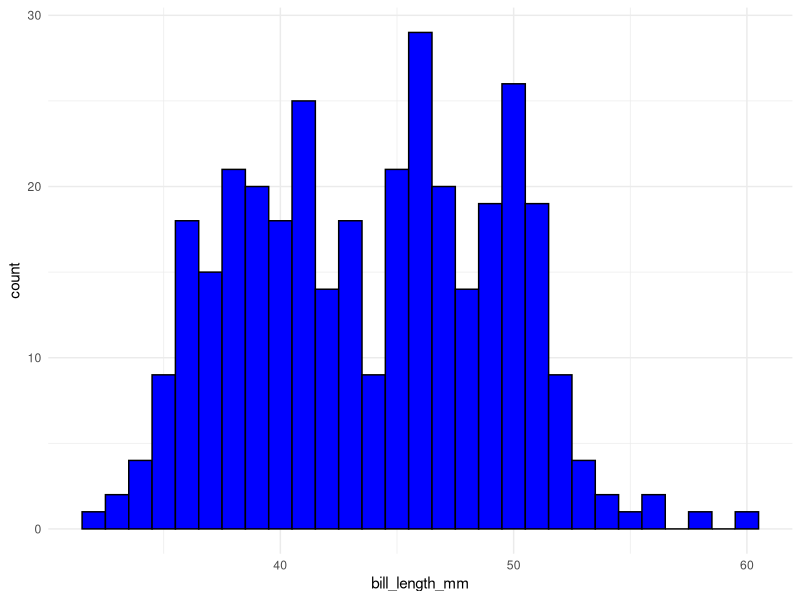
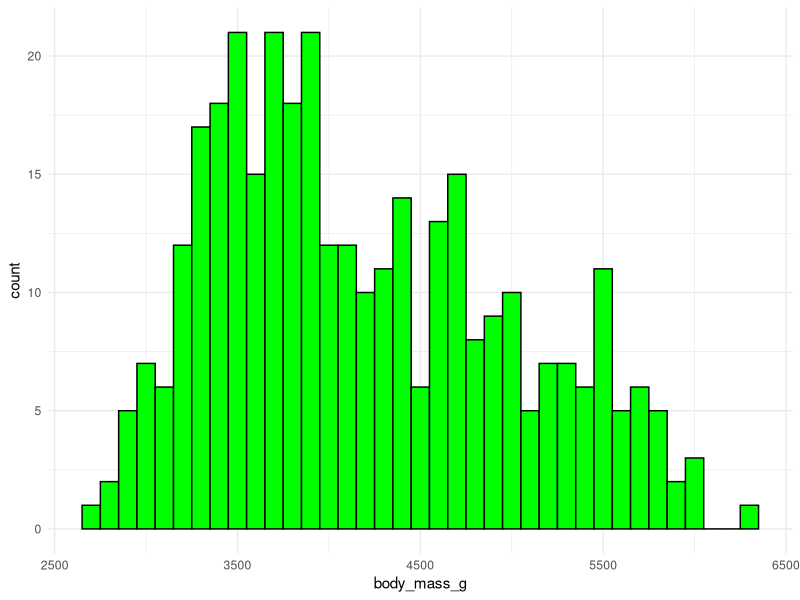
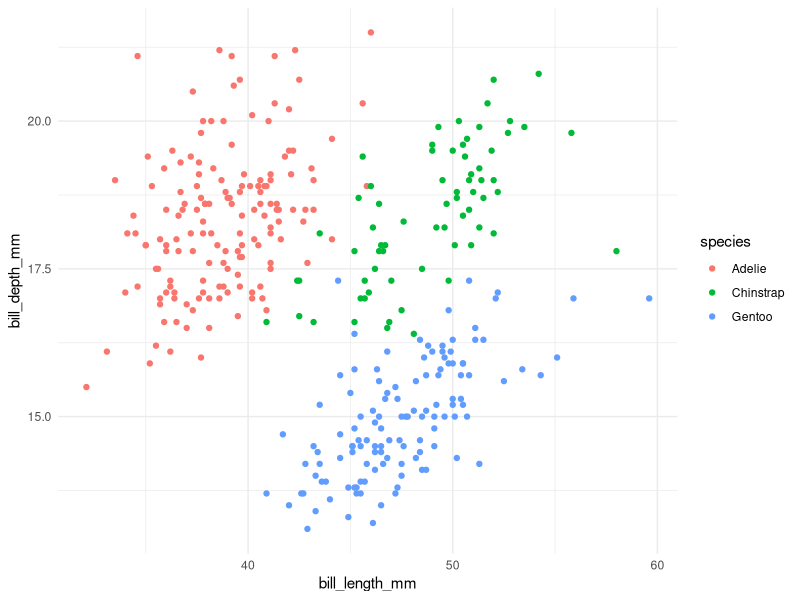
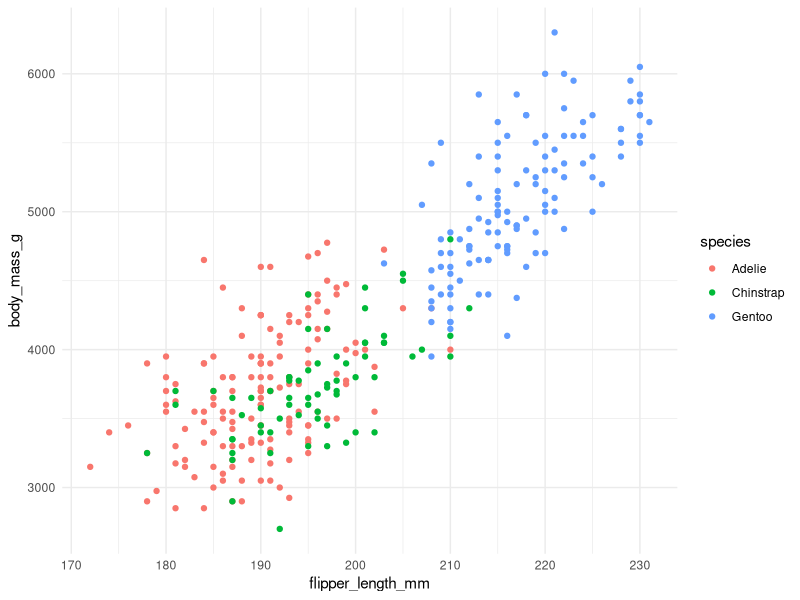
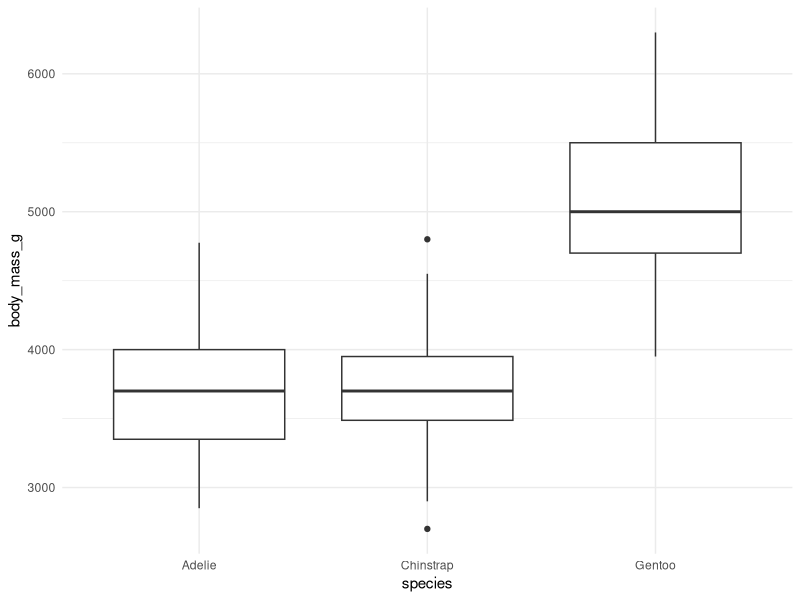
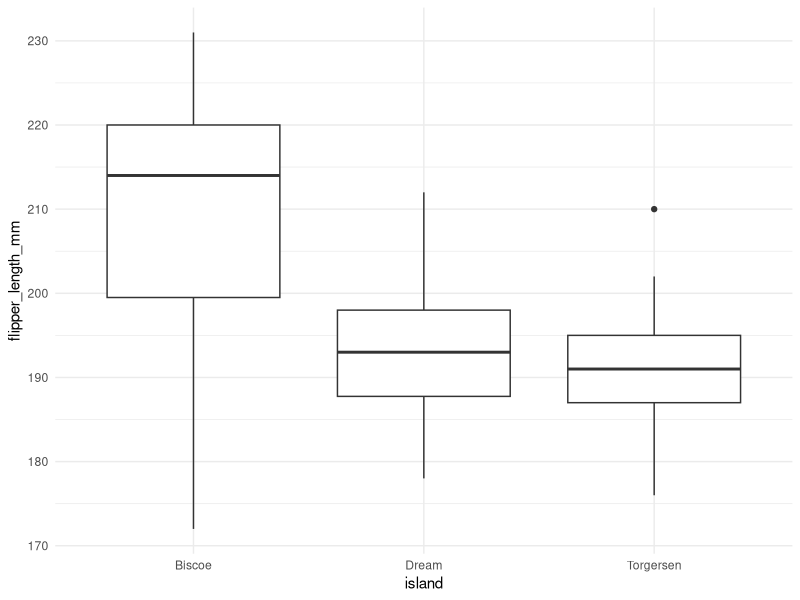
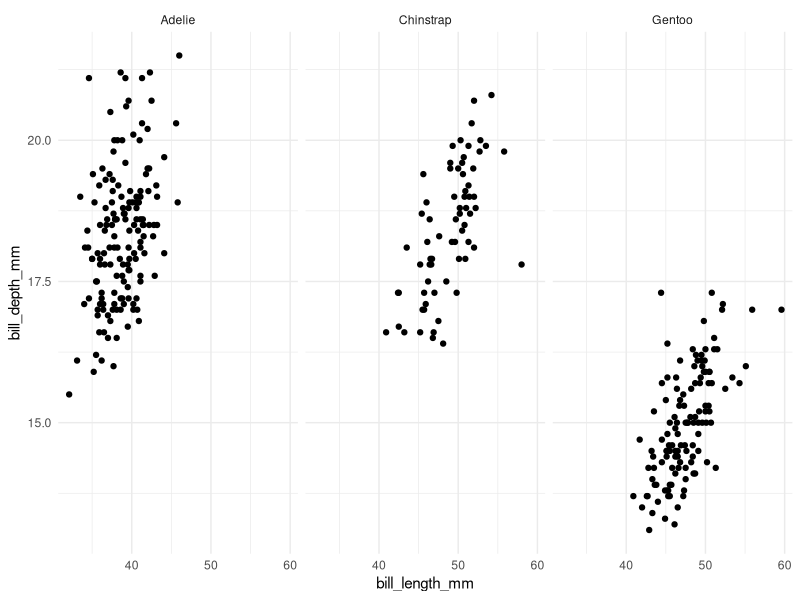
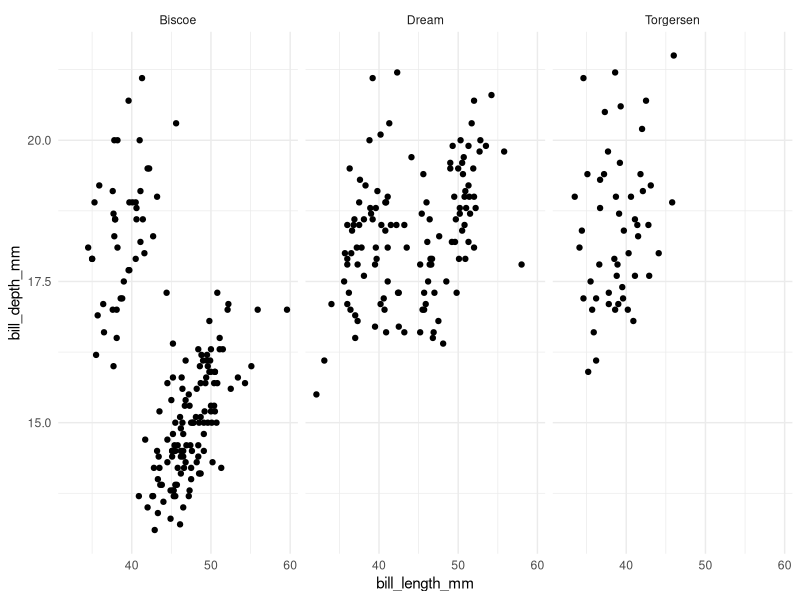

Write R code to recreate these figures, in order. (Note: this script raises an error after producing the figures.)
library(ggplot2)
library(palmerpenguins)

# Load the penguins dataset
# Data Exploration 
# Step 1 
data("penguins")
str(penguins)
head(penguins)
summary(penguins)

#Step 2
# Understand the variables - summary ()

#Check for missing data 
sum(is.na(penguins))

# Check missing data by column
colSums(is.na(penguins))

#Step 3 - Explore individual varaibles 
summary(penguins)
# Identify Categorical vs Numerical 
# 1. Categorical variables (Species, Island and sex)
table(penguins$species)
table(penguins$island)

#2. Numerical variables (bill_length_mm, bill_depth_mm, flipper_length_mm, body_mass_g,
# year)
#summary of statistics
summary(penguins$bill_length_mm)
summary(penguins$flipper_length_mm)

#create histograms 
# Histogram of bill length
ggplot(penguins, aes(x = bill_length_mm)) +
  geom_histogram(binwidth = 1, fill = "blue", color = "black") +
  theme_minimal()

# Histogram of body mass
ggplot(penguins, aes(x = body_mass_g)) +
  geom_histogram(binwidth = 100, fill = "green", color = "black") +
  theme_minimal()

#Step 3 - Explore Relationships between varibales
# Scatterplots - Explore the relationship between two numerical variables
# Scatterplot of bill length vs. bill depth
ggplot(penguins, aes(x = bill_length_mm, y = bill_depth_mm, colour = species)) +
  geom_point() +
  theme_minimal()
# Scatterplot of flipper length vs. body mass
ggplot(penguins, aes(x = flipper_length_mm, y = body_mass_g, colour = species)) +
  geom_point() +
  theme_minimal()

#Boxplots - compare the distribution of a numerical variable across differentn categories
# Boxplot of body mass by species
ggplot(penguins, aes(x = species, y = body_mass_g)) +
  geom_boxplot() +
  theme_minimal()
# Boxplot of flipper length by island
ggplot(penguins, aes(x = island, y = flipper_length_mm)) +
  geom_boxplot() +
  theme_minimal()

#Faceting - break down the data into smaller plots to compare subsets
# Facet scatterplot by species
ggplot(penguins, aes(x = bill_length_mm, y = bill_depth_mm)) +
  geom_point() +
  facet_wrap(~species) +
  theme_minimal()

ggplot(penguins, aes(x = bill_length_mm, y = bill_depth_mm)) +
  geom_point() +
  facet_wrap(~island) +
  theme_minimal()

ggplot(penguins, aes(x = bill_length_mm, y = bill_depth_mm)) +
  geom_point() +
  facet_wrap(~sex) +
  theme_minimal()

ggplot(penguins, aes(fill = sex, x = species)) +
  geom_bar(position = "dodge")

# 1. Start with a basic scatterplot
ggplot(penguins, aes(x = bill_length_mm, y = bill_depth_mm)) +
  geom_point()

# 2. Add color based on species
ggplot(penguins, aes(x = bill_length_mm, y = bill_depth_mm, color = species)) +
  geom_point()

# 3. Add a smooth line
ggplot(penguins, aes(x = bill_length_mm, y = bill_depth_mm, color = species)) +
  geom_point() +
  geom_smooth()

# 4. Facet the plot by species
ggplot(penguins, aes(x = bill_length_mm, y = bill_depth_mm)) +
  geom_point() +
  facet_wrap(~species)

# 5. Apply a theme
ggplot(penguins, aes(x = bill_length_mm, y = bill_depth_mm, color = species)) +
  geom_point() +
  theme_minimal()

ggplot(mtcars, aes(
  x = hp,
  y = mpg
)) +
  geom_point() +
 geom_smooth() +
  facet_wrap(~cyl)

ggplot() +
  geom_point(mpg, aes(x = displ, y = hwy))
